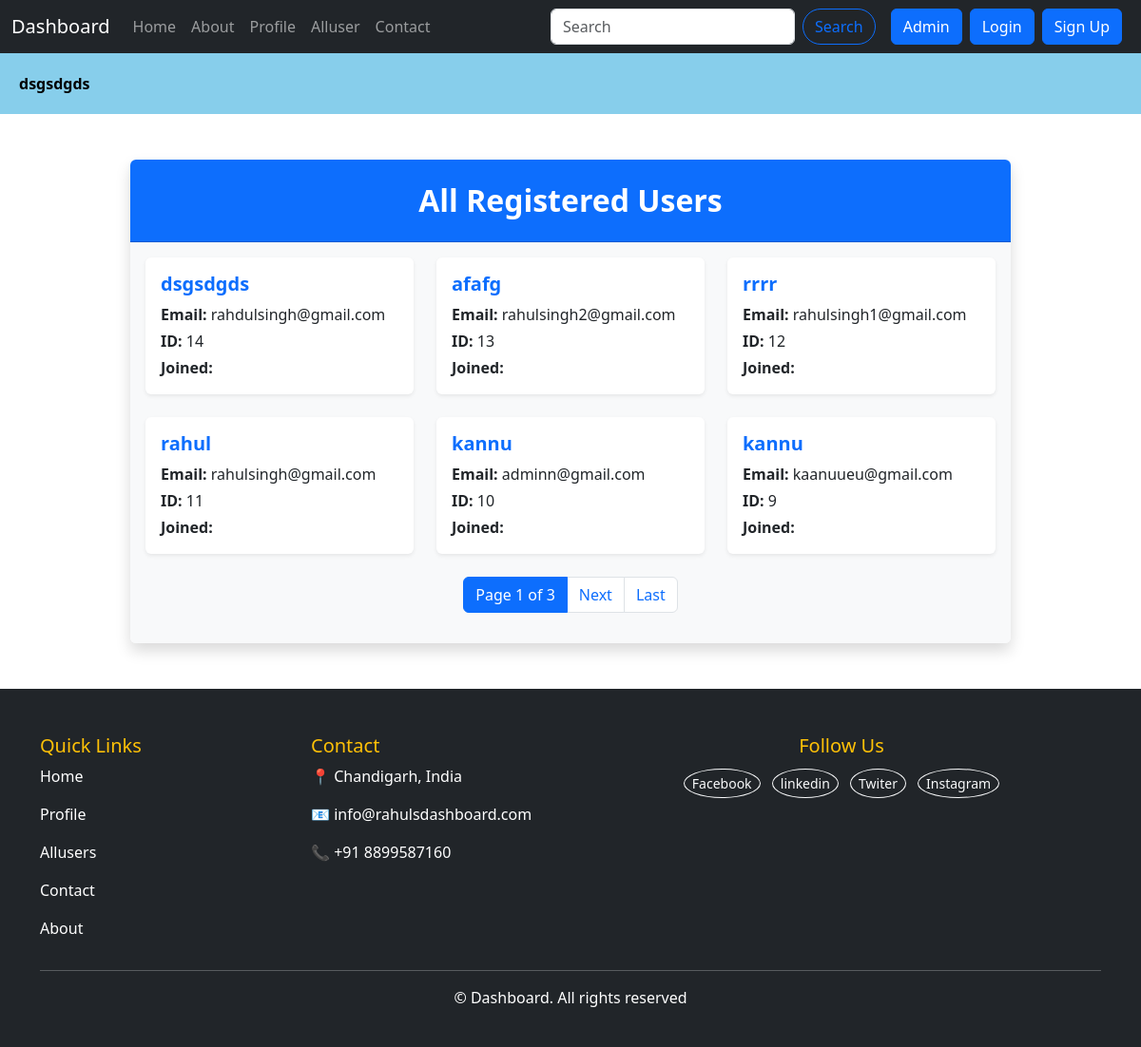
Page /allusers/ on the earlier database version.
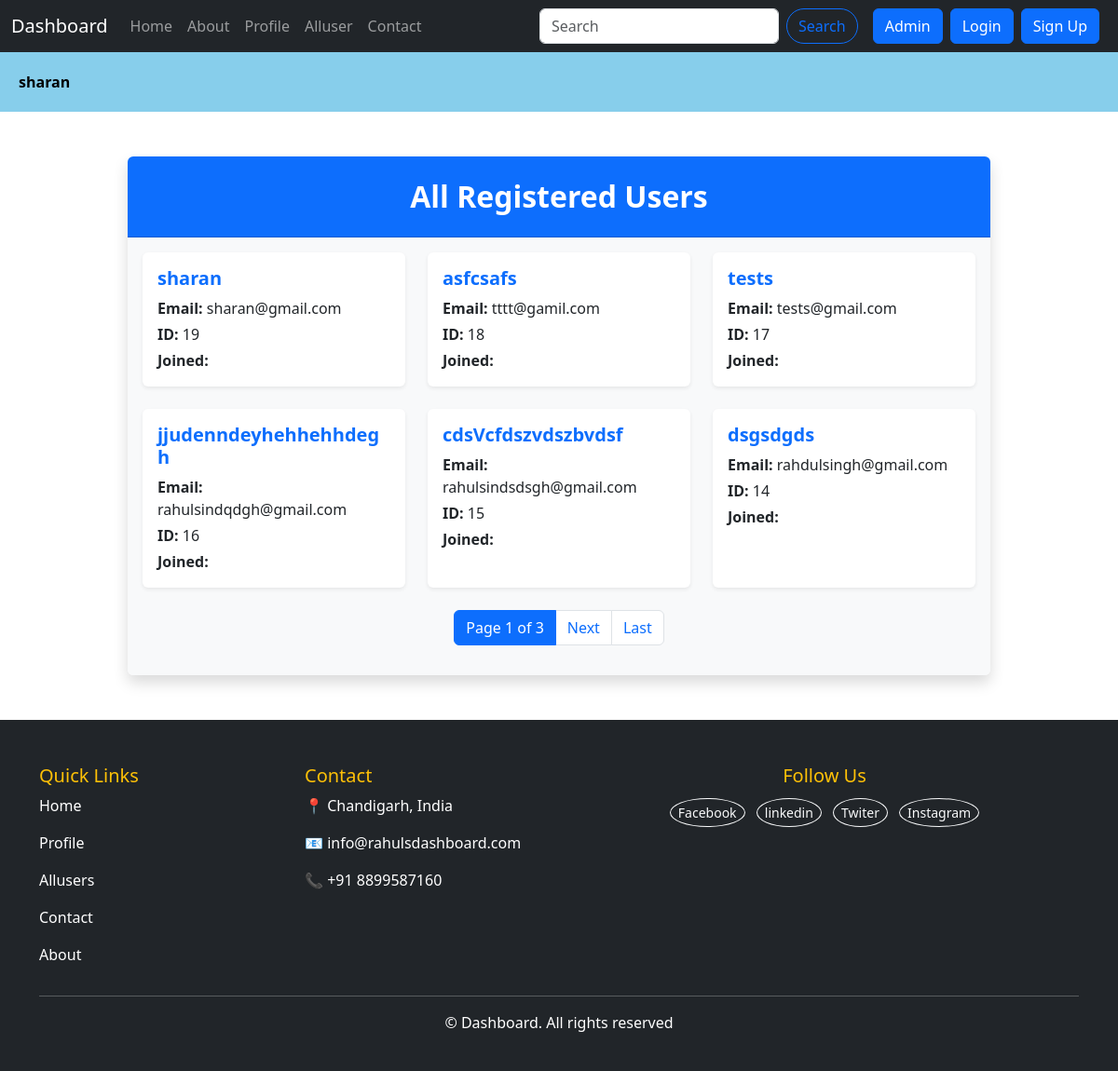
Same page on the later database version.
### dashboard/models.py (models this page shows, shortened)
class User(AbstractBaseUser, PermissionsMixin):
    email = models.EmailField(
        verbose_name="Email",
        max_length=255,
        unique=True,
    )
    name = models.CharField(max_length=200)
    tc = models.BooleanField()
    is_active = models.BooleanField(default=True)
    is_admin = models.BooleanField(default=False)
    created_at = models.DateTimeField(auto_now_add=True)
    updated_at = models.DateTimeField(auto_now=True)
    objects = UserManager()
    USERNAME_FIELD = "email"
    REQUIRED_FIELDS = ["name" , 'tc']

### dashboard/views.py (the view)
# urls.py: path('allusers/', all_users_view, name='all_users'),
def all_users_view(request):
    users_list = User.objects.all().order_by('-created_at')
    paginator = Paginator(users_list, 6)  # Show 6 users per page
    page_number = request.GET.get('page')
    users = paginator.get_page(page_number)
    return render(request, 'alluser.html', {'users': users})

### dashboard/templates/alluser.html (shortened to what this page needs)
{% extends "base.html" %}
{% block body %}
<marquee style="background-color: skyblue; color: black; padding: 20px; font-weight: bold;">
    {% if users %}
        {{ users.0.name }}
    {% else %}
        No new user.
    {% endif %}
</marquee>
<div class="container py-5">
    <div class="row justify-content-center">
        <div class="col-lg-10">
            <div class="card shadow border-0">
                <div class="card-header bg-primary text-white text-center py-4 rounded-top">
                    <h2 class="fw-bold mb-0">All Registered Users</h2>
                </div>
                <div class="card-body bg-light rounded-bottom">
                    <div class="row g-4">
                        {% for user in users %}
                        <div class="col-md-6 col-xl-4">
                            <div class="card h-100 shadow-sm border-0">
                                <div class="card-body">
                                    <h5 class="card-title text-primary fw-semibold mb-2">
                                        {{ user.name }}
                                    </h5>
                                    <p class="mb-1"><strong>Email:</strong> {{ user.email }}</p>
                                    <p class="mb-1"><strong>ID:</strong> {{ user.id }}</p>
                                    <p class="mb-0"><strong>Joined:</strong> {{ user.date_joined|date:"M d, Y - H:i" }}</p>
                                </div>
                            </div>
                        </div>
                        {% empty %}
                        <div class="col-12 text-center text-muted py-4">
                            <p>No users found.</p>
                        </div>
                        {% endfor %}
                    </div>
                    <nav class="mt-4">
                        <ul class="pagination justify-content-center">
                            <li class="page-item active">
                                <span class="page-link">
                                    Page {{ users.number }} of {{ users.paginator.num_pages }}
                                </span>
                            </li>
                            {% if users.has_next %}
                            <li class="page-item">
                                <a class="page-link" href="?page={{ users.next_page_number }}">Next</a>
                            </li>
                            <li class="page-item">
                                <a class="page-link" href="?page={{ users.paginator.num_pages }}">Last</a>
                            </li>
                            {% endif %}
                        </ul>
                    </nav>
                </div>
            </div>
        </div>
    </div>
</div>
{% endblock body %}

Differences in the rows shown:
no longer on this page (row unchanged): User: name "afafg", email "rahulsingh2@gmail.com", id "13"
no longer on this page (row unchanged): User: name "rrrr", email "rahulsingh1@gmail.com", id "12"
no longer on this page (row unchanged): User: name "rahul", email "rahulsingh@gmail.com", id "11"
no longer on this page (row unchanged): User: name "kannu", email "adminn@gmail.com", id "10"
no longer on this page (row unchanged): User: name "kannu", email "kaanuueu@gmail.com", id "9"
added User: name "sharan", email "sharan@gmail.com", id "19"
added User: name "asfcsafs", email "tttt@gamil.com", id "18"
added User: name "tests", email "tests@gmail.com", id "17"
added User: name "jjudenndeyhehhehhdegh", email "rahulsindqdgh@gmail.com", id "16"
added User: name "cdsVcfdszvdszbvdsf", email "rahulsindsdsgh@gmail.com", id "15"
Other differences:
{{ users.0.name }}: "dsgsdgds" → "sharan"
